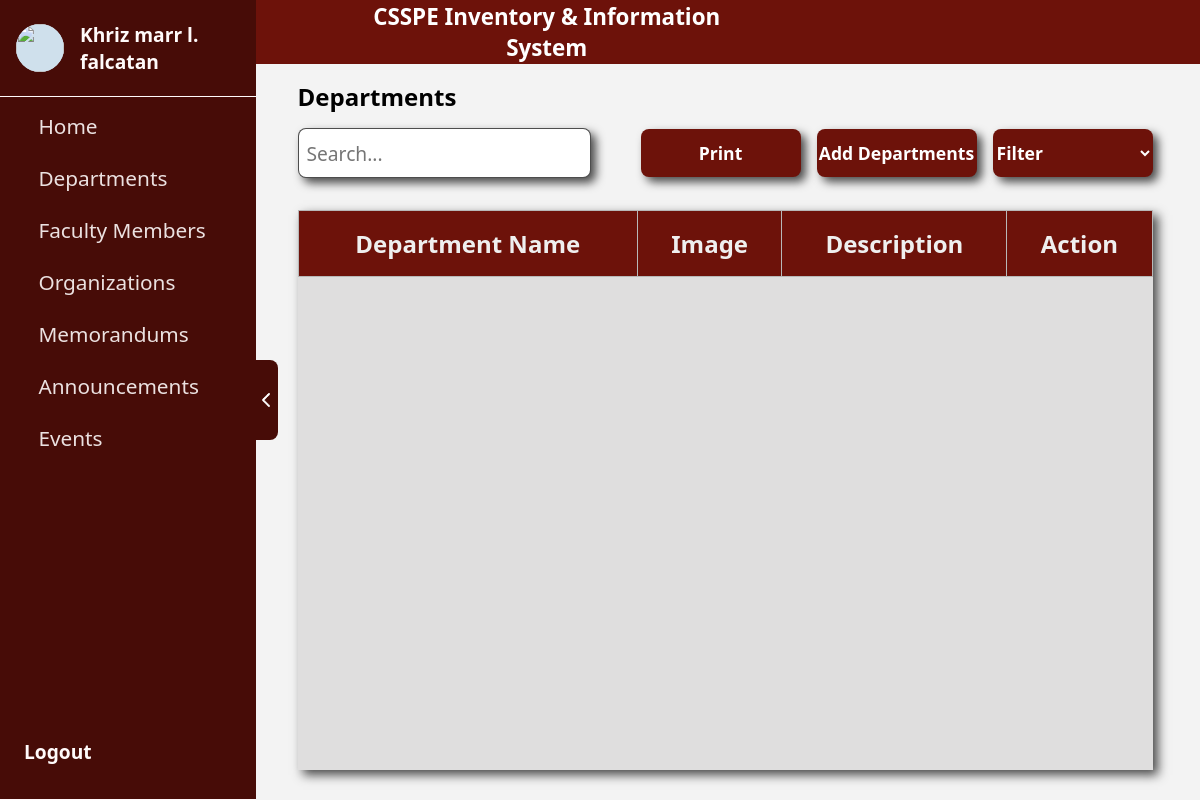
Before: /informationAdmin/program.php with the older database file.
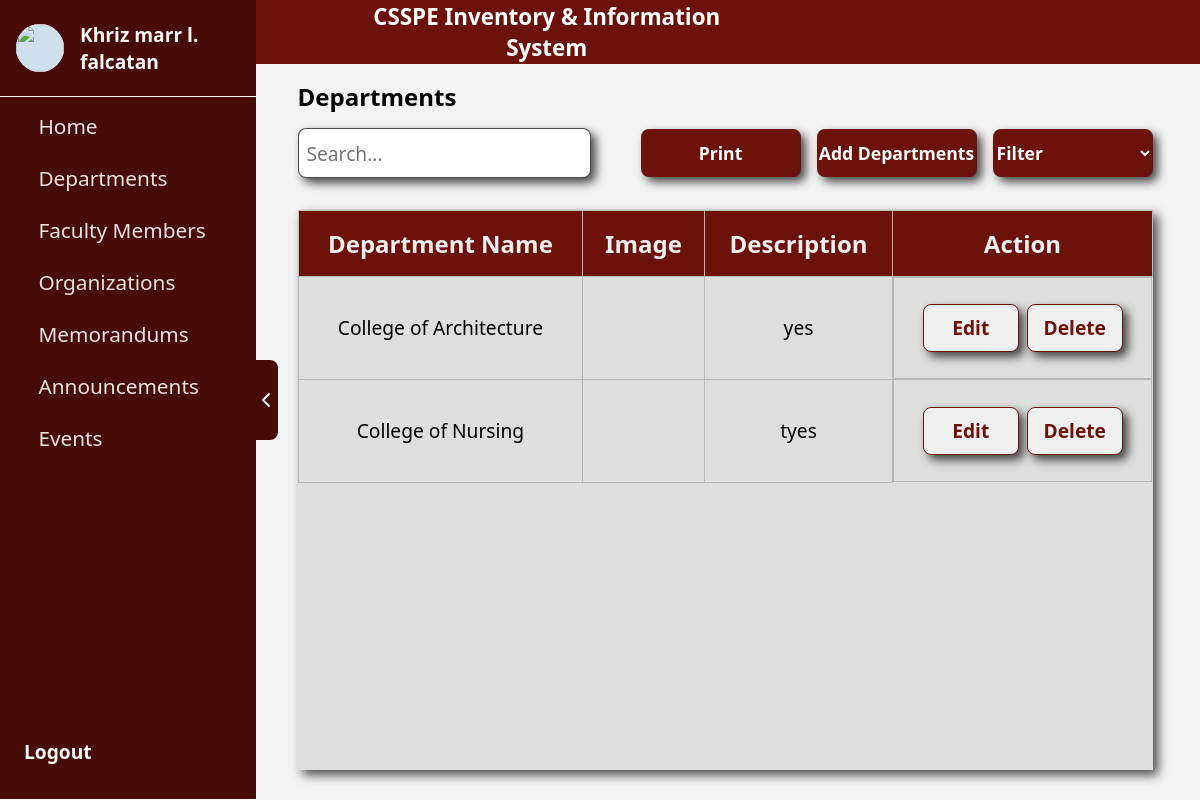
After: the same page with the newer database file.
### tables this page shows
CREATE TABLE `departments` (
  `id` int(11) NOT NULL,
  `department_name` varchar(255) NOT NULL,
  `description` text NOT NULL,
  `image` varchar(255) NOT NULL
);

### informationAdmin/program.php (the view, shortened to what this page needs)
<?php
require_once '../conn/conn.php';
$query = "SELECT * FROM departments";
$result = mysqli_query($conn, $query);
?>
<!DOCTYPE html>
<html lang="en">
<head>
    <link rel="stylesheet" href="../assets/css/program.css">
    <link rel="stylesheet" href="../assets/css/sidebar.css">
    <link href="https://cdn.jsdelivr.net/npm/sweetalert2@11/dist/sweetalert2.min.css" rel="stylesheet">
</head>
<body>
    <div class="body">
        <div class="sidebar">
            <div class="sidebarContent">
                <div class="arrowContainer" style="margin-left: 80rem;" id="toggleButton">
                    <div class="subArrowContainer">
                        <img class="hideIcon" src="../assets/img/arrow.png" alt="">
                    </div>
                </div>
            </div>
            <div class="userContainer">
                <div class="subUserContainer">
                    <div class="userPictureContainer">
                        <div class="subUserPictureContainer">
                            <img class="subUserPictureContainer" src="../assets/img/CSSPE.png" alt="">
                        </div>
                    </div>
                    <div class="userPictureContainer1">
                        <p>Khriz marr l. falcatan</p>
                    </div>
                </div>
                <div class="navContainer">
                    <div class="subNavContainer">
                        <a href="../homePage/">
                            <div class="buttonContainer1">
                                <div class="nameOfIconContainer">
                                    <p>Home</p>
                                </div>
                            </div>
                        </a>
                        <a href="../informationAdmin/program.php">
                            <div class="buttonContainer1">
                                <div class="nameOfIconContainer">
                                    <p>Departments</p>
                                </div>
                            </div>
                        </a>
                        <a href="../informationAdmin/facultyMember.php">
                            <div class="buttonContainer1">
                                <div class="nameOfIconContainer">
                                    <p>Faculty Members</p>
                                </div>
                            </div>
                        </a>
                        <a href="../informationAdmin/oraganization.php">
                            <div class="buttonContainer1">
                                <div class="nameOfIconContainer">
                                    <p>Organizations</p>
                                </div>
                            </div>
                        </a>
                        <a href="../informationAdmin/memorandum.php">
                            <div class="buttonContainer1">
                                <div class="nameOfIconContainer">
                                    <p>Memorandums</p>
                                </div>
                            </div>
                        </a>
                        <a href="../informationAdmin/announcement.php">
                            <div class="buttonContainer1">
                                <div class="nameOfIconContainer">
                                    <p>Announcements</p>
                                </div>
                            </div>
                        </a>
                        <a href="../informationAdmin/events.php">
                            <div class="buttonContainer1">
                                <div class="nameOfIconContainer">
                                    <p>Events</p>
                                </div>
                            </div>
                        </a>
                    </div>
                </div>
                <div class="subUserContainer">
                    <a href="../logout.php">
                        <div style="margin-left: 1.5rem;" class="userPictureContainer1">
                            <p>Logout</p>
                        </div>
                    </a>
                </div>
            </div>
        </div>
        <div class="mainContainer" style="margin-left: 250px;">
            <div class="container">
                <div class="headerContainer">
                    <div class="subHeaderContainer">
                        <div class="logoContainer">
                        </div>
                        <div class="collegeNameContainer">
                            <p>CSSPE Inventory & Information System</p>
                        </div>
                    </div>
                </div>
                <div class="textContainer">
                    <p class="text">Departments</p>
                </div>
                <div class="searchContainer">
                    <input class="searchBar" type="text" placeholder="Search...">
                    <div class="printButton" style="gap: 1rem; display: flex; width: 90%;">
                        <button class="addButton size">Print</button>
                        <button onclick="addProgram()" class="addButton size">Add Departments</button>
                        <select name="" class="addButton size" id="">
                            <option value="">Filter</option>
                        </select>
                    </div>
                </div>
                <div class="tableContainer">
                    <table>
                        <thead>
                            <tr>
                                <th>Department Name</th>
                                <th>Image</th>
                                <th>Description</th>
                                <th>Action</th>
                            </tr>
                        </thead>
                        <tbody>
                            <tr>
                                <?php while($row = mysqli_fetch_assoc($result)): ?>
                                <tr>
                                    <td><?php echo htmlspecialchars($row['department_name']);?></td>
                                    <td><img class="image" src="<?php echo htmlspecialchars($row['image']); ?>" alt=""></td>
                                    <td><?php echo htmlspecialchars($row['description']); ?></td>
                                    <td class="button">
                                        <a href="#" onclick="editProgram(
                                            <?php echo $row['id']; ?>,
                                            '<?php echo addslashes($row['department_name']); ?>',
                                            '<?php echo addslashes($row['description']); ?>',
                                            '<?php echo addslashes($row['image']); ?>'
                                        )">
                                            <button class="addButton1" style="width: 6rem;">Edit</button>
                                        </a>
                                        <a href="#" onclick="deleteProgram(<?php echo $row['id']; ?>)">
                                            <button class="addButton1" style="width: 6rem;">Delete</button>
                                        </a>
                                    </td>
                                </tr>
                                <?php endwhile; ?>
                            </tr>
                        </tbody>
                    </table>
                </div>
            </div>
        </div>
    </div>
</body>
</html>

### assets/css/program.css (style rules this page uses)
* { padding: 0; margin: 0; font-family: system-ui, -apple-system, BlinkMacSystemFont, 'Segoe UI', Roboto, Oxygen, Ubuntu, Cantarell, 'Open Sans', 'Helvetica Neue', sans-serif; }
.body { background-color: rgb(243, 243, 243); display: grid; grid-template-columns: 1fr; height: 100vh; overflow: hidden; }
.mainContainer { background-color: rgb(243, 243, 243); }
.headerContainer { height: 4rem; background-color: rgb(109, 18, 10); display: flex; gap: 0.5rem; flex-direction: row; }
.subHeaderContainer { height: 100%; width: 4rem; margin-left: 1rem; display: flex; align-items: center; justify-content: center; }
.collegeNameContainer { height: 100%; display: flex; align-items: center; justify-content: center; font-size: 2rem; color: white; display: none; }
.container { height: 100%; display: flex; align-items: center; flex-direction: column; width: 100%; }
.textContainer { height: 4rem; display: flex; align-items: center; justify-content: center; font-size: min(2rem, 1.5rem); font-weight: bold; width: 100%; }
.searchContainer { display: flex; align-items: center; justify-content: center; gap: 1rem; flex-direction: column; width: 100%; }
.searchBar { height: 3rem; width: 90%; border-radius: 0.5rem; box-shadow: 5px 5px 10px rgba(0, 0, 0, 0.699); font-size: 1.2rem; border: solid rgba(0, 0, 0, 0.699) 1px; padding-left: 0.5rem; }
.addButton { width: 92%; height: 3rem; border: none; border-radius: 0.5rem; background-color: rgb(109, 18, 10); color: white; font-size: min(1.2rem, 1.1rem); font-weight: bold; cursor: pointer; transition: all 0.15s; box-shadow: 5px 5px 10px rgba(0, 0, 0, 0.699); }
.addButton1 { width: 92%; height: 3rem; border: solid rgb(109, 18, 10) 1px; border-radius: 0.5rem; color: rgb(109, 18, 10); font-size: 1.2rem; font-weight: bold; cursor: pointer; transition: all 0.15s; box-shadow: 5px 5px 10px rgba(0, 0, 0, 0.699); }
.tableContainer { margin-top: 2rem; width: 90%; overflow: auto; background-color: rgb(223, 222, 222); box-shadow: 5px 5px 10px rgba(0, 0, 0, 0.699); overflow: auto; }
.button { display: flex; flex-direction: column; gap: 0.5rem; }
.collegeNameContainer { height: 100%; display: flex; align-items: center; justify-content: center; font-size: 2rem; color: white; display: none; width: 30rem; }
.logoContainer { height: 100%; width: 4rem; display: flex; justify-content: center; align-items: center; }
.headerContainer { height: 4rem; width: 100%; padding: 0 0.5rem 0 0.5rem; }
.subHeaderContainer { display: flex; justify-content: center; align-items: center; flex-direction: row; gap: 0.5rem; }
@media only screen and (min-width: 601px) { .subHeaderContainer { width: 31rem; } }
@media only screen and (min-width: 601px) { .collegeNameContainer { display: flex; font-size: 1.4rem; font-weight: bold; } }
@media only screen and (min-width: 601px) { table { border-collapse: collapse; text-align: center; width: 100%; } }
@media only screen and (min-width: 601px) { th { background-color: rgb(109, 18, 10); color: rgb(239,239,239); font-size: 1.5rem; } }
@media only screen and (min-width: 601px) { td { font-size: 1.2rem; } }
@media only screen and (min-width: 601px) { th, td { border: solid #b8b8b8 0.1px; height: 2rem; padding: 1rem; justify-content: center; align-items: center; } }
@media only screen and (min-width: 601px) { .button { flex-direction: row; height: 4.3rem; padding: 1rem; } }
@media only screen and (min-width: 601px) { .searchContainer { flex-direction: row; justify-content: space-between; width: 90%; } }
@media only screen and (min-width: 601px) { .searchBar { width: 25rem; } }
@media only screen and (min-width: 601px) { .size { width: 10rem; } }
@media only screen and (min-width: 601px) { .tableContainer { height: 70%; } }
@media only screen and (min-width: 601px) { .textContainer { justify-content: left; } }
@media only screen and (min-width: 601px) { .text { margin-left: 5%; } }
@media only screen and (min-width: 601px) { .printButton { display: flex; justify-content: right; } }

Changed rows visible on the page:
added departments: department_name "College of Architecture", description "yes"
added departments: department_name "College of Nursing", description "tyes"
